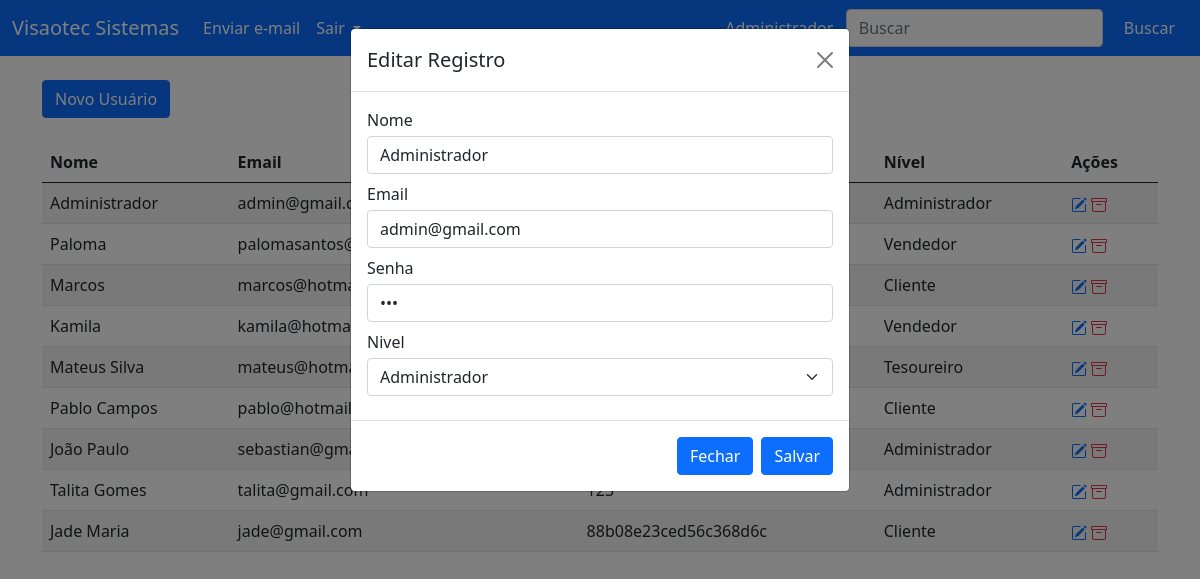
The page /painel-adm/index.php?funcao=editar&id=1 (signed in) on the database its author committed.
### tables this page shows
CREATE TABLE `usuarios` (
  `id` int(11) NOT NULL,
  `nome` varchar(50) NOT NULL,
  `email` varchar(50) NOT NULL,
  `senha` varchar(20) NOT NULL,
  `nivel` varchar(30) NOT NULL
);

### painel-adm/index.php (the view, shortened to what this page needs)
<?php
require_once("../conexao.php");
?>
<!DOCTYPE html>
<html>
<head>
</head>
<link href="https://cdn.jsdelivr.net/npm/bootstrap@5.0.0-beta1/dist/css/bootstrap.min.css" rel="stylesheet">
<body>
	<nav class="navbar navbar-expand-lg navbar-light bg-primary">
		<div class="container-fluid text-white">
			<a class="navbar-brand text-white" href="index.php">Visaotec Sistemas</a>
			<div class="collapse navbar-collapse" id="navbarSupportedContent">
				<ul class="navbar-nav me-auto mb-2 mb-lg-0">
					<li class="nav-item">
						<a class="nav-link active text-white" href="../form/index.php">Enviar e-mail</a>
					</li>
					<li class="nav-item dropdown">
						<a class="nav-link active dropdown-toggle text-white" href="#" id="navbarDropdown" role="button" data-bs-toggle="dropdown" aria-expanded="false">
							Sair
						</a>
					</li>
				</ul>
				<form method="GET" class="d-flex">
					<input class="form-control me-2" type="search" placeholder="Buscar" aria-label="Search" name="txtBuscar">
					<button class="btn btn-outline-primary text-white" type="submit">Buscar</button>
				</form>
			</div>
		</div>
	</nav>
	<div class="container">
		<a href="index.php?funcao=novo" class="btn btn-primary mt-4" type="button">Novo Usuário</a>
		<?php
		$txtBuscar = '%' .@$_GET['txtBuscar']. '%';
		$query = $pdo->prepare("SELECT * FROM usuarios where nome LIKE :nome or email LIKE :email ");
		$query->bindValue(":email", $txtBuscar);
		$query->bindValue(":nome", $txtBuscar);
		$query->execute();
		$res = $query->fetchAll(PDO::FETCH_ASSOC);
		$total_reg = @count($res);
		if($total_reg > 0){
			?>
			<table class="table table-striped mt-4">
				<thead>
					<tr>
						<th scope="col">Nome</th>
						<th scope="col">Email</th>
						<th scope="col">Senha</th>
						<th scope="col">Nível</th>
						<th scope="col">Ações</th>
					</tr>
				</thead>
				<tbody>
					<?php
					for($i=0; $i < $total_reg; $i++){
						$nome = $res[$i]['nome'];
						$email = $res[$i]['email'];
						$senha = $res[$i]['senha'];
						$nivel = $res[$i]['nivel'];
						$id = $res[$i]['id'];
						?>
						<tr>
							<td><?php echo $nome ?></td>
							<td><?php echo $email ?></td>
							<td><?php echo $senha ?></td>
							<td><?php echo $nivel ?></td>
							<td>
								<a href="index.php?funcao=editar&id=<?php echo $id ?>" title="Editar Registro" class="mr-1" style="text-decoration: none">
								</a>
								<a href="index.php?funcao=deletar&id=<?php echo $id ?>" title="Deletar Registro" class="mr-1" style="text-decoration: none">
								</a>
							</td>
						</tr>
						<?php
					}
				}else{
					echo '<p class="mt-4">Não existem dados para serem exibidos</p>';
				}
				?>
			</tbody>
		</table>
	</div>
</body>
</html>
<div class="modal fade" id="modalCadastrar" tabindex="-1" data-bs-backdrop="static">
	<div class="modal-dialog">
		<div class="modal-content">
			<div class="modal-header">
				<?php
				if(@$_GET['funcao'] == 'editar'){
					$titulo_modal = "Editar Registro";
					$botao_modal = "btn-editar";
					$query = $pdo->query("SELECT * FROM usuarios where id = '$_GET[id]'");
					$res = $query->fetchAll(PDO::FETCH_ASSOC);
					$nome_ed = $res[0]['nome'];
					$email_ed = $res[0]['email'];
					$senha_ed = $res[0]['senha'];
					$nivel_ed = $res[0]['nivel'];
				}else{
					$titulo_modal = "Inserir Registro";
					$botao_modal = "btn-cadastrar";
				}
				?>
				<h5 class="modal-title"><?php echo $titulo_modal ?></h5>
				<button type="button" class="btn-close" data-bs-dismiss="modal" aria-label="Close"></button>
			</div>
			<form method="POST">
				<div class="modal-body">
					<div class="form-group mb-2">
						<label for="exampleInputEmail1">Nome</label>
						<input type="text" class="form-control mt-1" id="exampleInputEmail1" name="nomeCad" aria-describedby="emailHelp" required value="<?php echo @$nome_ed ?>">
					</div>
					<div class="form-group mb-2">
						<label for="exampleInputEmail1">Email </label>
						<input type="email" class="form-control mt-1" id="exampleInputEmail1" name="emailCad" aria-describedby="emailHelp" required value="<?php echo @$email_ed ?>">
					</div>
					<div class="form-group mb-2">
						<label for="exampleInputPassword1">Senha</label>
						<input type="password" class="form-control mt-1" name="senhaCad" id="exampleInputPassword1" required value="<?php echo @$senha_ed ?>">
					</div>
					<div class="form-group mb-2">
						<label for="exampleInputPassword1">Nivel</label>
						<select class="form-select mt-1" aria-label="Default select example" name="nivelCad">
							<option <?php if(@$nivel_ed == 'Administrador'){ ?> selected <?php } ?>  value="Administrador">Administrador</option>
						</select>
					</div>
				</div>
				<div class="modal-footer">
					<button type="button" class="btn btn-primary" data-bs-dismiss="modal">Fechar</button>
					<button name="<?php echo $botao_modal ?>" type="submit" class="btn btn-primary">Salvar</button>
				</div>
			</form>
		</div>
	</div>
</div>

### rows shown on the page
usuarios: nome "Administrador", email "admin@gmail.com", nivel "Administrador", nomeCad "Administrador", emailCad "admin@gmail.com", nivelCad "Administrador"
usuarios: nome "Paloma", email "palomasantos@hotmail.com", nivel "Vendedor"
usuarios: nome "Marcos", email "marcos@hotmail.com", nivel "Cliente"
usuarios: nome "Kamila", email "kamila@hotmail.com", nivel "Vendedor"
usuarios: nome "Mateus Silva", email "mateus@hotmail.com", nivel "Tesoureiro"
usuarios: nome "Pablo Campos", email "pablo@hotmail.com", nivel "Cliente"
usuarios: nome "João Paulo", email "sebastian@gmail.com", nivel "Administrador"
usuarios: nome "Talita Gomes", email "talita@gmail.com", nivel "Administrador"
usuarios: nome "Jade Maria", email "jade@gmail.com", senha "88b08e23ced56c368d6c", nivel "Cliente"

### other values the page prints
$titulo_modal "Editar Registro"
